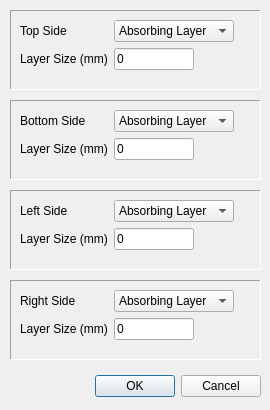
<?xml version="1.0" encoding="UTF-8"?>
<ui version="4.0">
 <class>boundarySetupDialog</class>
 <widget class="QDialog" name="boundarySetupDialog">
  <property name="geometry">
   <rect>
    <x>0</x>
    <y>0</y>
    <width>270</width>
    <height>410</height>
   </rect>
  </property>
  <property name="minimumSize">
   <size>
    <width>270</width>
    <height>410</height>
   </size>
  </property>
  <property name="maximumSize">
   <size>
    <width>270</width>
    <height>410</height>
   </size>
  </property>
  <property name="windowTitle">
   <string>Boundary Conditions Setup</string>
  </property>
  <property name="windowIcon">
   <iconset resource="resources.qrc">
    <normaloff>:/boundary.png</normaloff>:/boundary.png</iconset>
  </property>
  <property name="locale">
   <locale language="English" country="UnitedStates"/>
  </property>
  <widget class="QDialogButtonBox" name="buttonBox">
   <property name="geometry">
    <rect>
     <x>70</x>
     <y>370</y>
     <width>191</width>
     <height>32</height>
    </rect>
   </property>
   <property name="focusPolicy">
    <enum>Qt::NoFocus</enum>
   </property>
   <property name="orientation">
    <enum>Qt::Horizontal</enum>
   </property>
   <property name="standardButtons">
    <set>QDialogButtonBox::Cancel|QDialogButtonBox::Ok</set>
   </property>
  </widget>
  <widget class="QFrame" name="frame">
   <property name="geometry">
    <rect>
     <x>10</x>
     <y>10</y>
     <width>251</width>
     <height>80</height>
    </rect>
   </property>
   <property name="frameShape">
    <enum>QFrame::Panel</enum>
   </property>
   <property name="frameShadow">
    <enum>QFrame::Sunken</enum>
   </property>
   <widget class="QWidget" name="formLayoutWidget">
    <property name="geometry">
     <rect>
      <x>10</x>
      <y>10</y>
      <width>231</width>
      <height>63</height>
     </rect>
    </property>
    <layout class="QFormLayout" name="formLayout">
     <property name="fieldGrowthPolicy">
      <enum>QFormLayout::FieldsStayAtSizeHint</enum>
     </property>
     <item row="1" column="0">
      <widget class="QLabel" name="topSideLabel">
       <property name="text">
        <string>Top Side</string>
       </property>
      </widget>
     </item>
     <item row="1" column="1">
      <widget class="QComboBox" name="topComboBox">
       <property name="minimumSize">
        <size>
         <width>120</width>
         <height>0</height>
        </size>
       </property>
       <property name="maximumSize">
        <size>
         <width>120</width>
         <height>16777215</height>
        </size>
       </property>
       <property name="focusPolicy">
        <enum>Qt::WheelFocus</enum>
       </property>
       <item>
        <property name="text">
         <string>Absorbing Layer</string>
        </property>
       </item>
       <item>
        <property name="text">
         <string>Air Boundary</string>
        </property>
       </item>
      </widget>
     </item>
     <item row="2" column="0">
      <widget class="QLabel" name="topLayerSizeLabel">
       <property name="text">
        <string>Layer Size (mm)</string>
       </property>
      </widget>
     </item>
     <item row="2" column="1">
      <widget class="QLineEdit" name="topLayerSizeLineEdit">
       <property name="minimumSize">
        <size>
         <width>80</width>
         <height>0</height>
        </size>
       </property>
       <property name="maximumSize">
        <size>
         <width>80</width>
         <height>16777215</height>
        </size>
       </property>
       <property name="text">
        <string>0</string>
       </property>
      </widget>
     </item>
    </layout>
   </widget>
  </widget>
  <widget class="QFrame" name="frame_2">
   <property name="geometry">
    <rect>
     <x>10</x>
     <y>100</y>
     <width>251</width>
     <height>80</height>
    </rect>
   </property>
   <property name="frameShape">
    <enum>QFrame::Panel</enum>
   </property>
   <property name="frameShadow">
    <enum>QFrame::Sunken</enum>
   </property>
   <widget class="QWidget" name="formLayoutWidget_2">
    <property name="geometry">
     <rect>
      <x>10</x>
      <y>10</y>
      <width>231</width>
      <height>63</height>
     </rect>
    </property>
    <layout class="QFormLayout" name="formLayout_2">
     <property name="fieldGrowthPolicy">
      <enum>QFormLayout::FieldsStayAtSizeHint</enum>
     </property>
     <item row="1" column="0">
      <widget class="QLabel" name="topSideLabel_2">
       <property name="text">
        <string>Bottom Side</string>
       </property>
      </widget>
     </item>
     <item row="1" column="1">
      <widget class="QComboBox" name="bottomComboBox">
       <property name="minimumSize">
        <size>
         <width>120</width>
         <height>0</height>
        </size>
       </property>
       <property name="maximumSize">
        <size>
         <width>120</width>
         <height>16777215</height>
        </size>
       </property>
       <item>
        <property name="text">
         <string>Absorbing Layer</string>
        </property>
       </item>
       <item>
        <property name="text">
         <string>Air Boundary</string>
        </property>
       </item>
      </widget>
     </item>
     <item row="2" column="0">
      <widget class="QLabel" name="bottomLayerSizeLabel">
       <property name="text">
        <string>Layer Size (mm)</string>
       </property>
      </widget>
     </item>
     <item row="2" column="1">
      <widget class="QLineEdit" name="bottomLayerSizeLineEdit">
       <property name="minimumSize">
        <size>
         <width>80</width>
         <height>0</height>
        </size>
       </property>
       <property name="maximumSize">
        <size>
         <width>80</width>
         <height>16777215</height>
        </size>
       </property>
       <property name="text">
        <string>0</string>
       </property>
      </widget>
     </item>
    </layout>
   </widget>
  </widget>
  <widget class="QFrame" name="frame_3">
   <property name="geometry">
    <rect>
     <x>10</x>
     <y>190</y>
     <width>251</width>
     <height>80</height>
    </rect>
   </property>
   <property name="frameShape">
    <enum>QFrame::Panel</enum>
   </property>
   <property name="frameShadow">
    <enum>QFrame::Sunken</enum>
   </property>
   <widget class="QWidget" name="formLayoutWidget_3">
    <property name="geometry">
     <rect>
      <x>10</x>
      <y>10</y>
      <width>231</width>
      <height>63</height>
     </rect>
    </property>
    <layout class="QFormLayout" name="formLayout_3">
     <property name="fieldGrowthPolicy">
      <enum>QFormLayout::FieldsStayAtSizeHint</enum>
     </property>
     <item row="1" column="0">
      <widget class="QLabel" name="topSideLabel_3">
       <property name="text">
        <string>Left Side</string>
       </property>
      </widget>
     </item>
     <item row="1" column="1">
      <widget class="QComboBox" name="leftComboBox">
       <property name="minimumSize">
        <size>
         <width>120</width>
         <height>0</height>
        </size>
       </property>
       <property name="maximumSize">
        <size>
         <width>120</width>
         <height>16777215</height>
        </size>
       </property>
       <item>
        <property name="text">
         <string>Absorbing Layer</string>
        </property>
       </item>
       <item>
        <property name="text">
         <string>Air Boundary</string>
        </property>
       </item>
      </widget>
     </item>
     <item row="2" column="0">
      <widget class="QLabel" name="leftLayerSizeLabel">
       <property name="text">
        <string>Layer Size (mm)</string>
       </property>
      </widget>
     </item>
     <item row="2" column="1">
      <widget class="QLineEdit" name="leftLayerSizeLineEdit">
       <property name="minimumSize">
        <size>
         <width>80</width>
         <height>0</height>
        </size>
       </property>
       <property name="maximumSize">
        <size>
         <width>80</width>
         <height>16777215</height>
        </size>
       </property>
       <property name="text">
        <string>0</string>
       </property>
      </widget>
     </item>
    </layout>
   </widget>
  </widget>
  <widget class="QFrame" name="frame_4">
   <property name="geometry">
    <rect>
     <x>10</x>
     <y>280</y>
     <width>251</width>
     <height>80</height>
    </rect>
   </property>
   <property name="frameShape">
    <enum>QFrame::Panel</enum>
   </property>
   <property name="frameShadow">
    <enum>QFrame::Sunken</enum>
   </property>
   <widget class="QWidget" name="formLayoutWidget_4">
    <property name="geometry">
     <rect>
      <x>10</x>
      <y>10</y>
      <width>231</width>
      <height>63</height>
     </rect>
    </property>
    <layout class="QFormLayout" name="formLayout_4">
     <property name="fieldGrowthPolicy">
      <enum>QFormLayout::FieldsStayAtSizeHint</enum>
     </property>
     <item row="1" column="0">
      <widget class="QLabel" name="topSideLabel_4">
       <property name="text">
        <string>Right Side</string>
       </property>
      </widget>
     </item>
     <item row="1" column="1">
      <widget class="QComboBox" name="rightComboBox">
       <property name="minimumSize">
        <size>
         <width>120</width>
         <height>0</height>
        </size>
       </property>
       <property name="maximumSize">
        <size>
         <width>120</width>
         <height>16777215</height>
        </size>
       </property>
       <item>
        <property name="text">
         <string>Absorbing Layer</string>
        </property>
       </item>
       <item>
        <property name="text">
         <string>Air Boundary</string>
        </property>
       </item>
      </widget>
     </item>
     <item row="2" column="0">
      <widget class="QLabel" name="rightLayerSizeLabel">
       <property name="text">
        <string>Layer Size (mm)</string>
       </property>
      </widget>
     </item>
     <item row="2" column="1">
      <widget class="QLineEdit" name="rightLayerSizeLineEdit">
       <property name="minimumSize">
        <size>
         <width>80</width>
         <height>0</height>
        </size>
       </property>
       <property name="maximumSize">
        <size>
         <width>80</width>
         <height>16777215</height>
        </size>
       </property>
       <property name="text">
        <string>0</string>
       </property>
      </widget>
     </item>
    </layout>
   </widget>
  </widget>
 </widget>
 <resources>
  <include location="resources.qrc"/>
 </resources>
 <connections>
  <connection>
   <sender>buttonBox</sender>
   <signal>accepted()</signal>
   <receiver>boundarySetupDialog</receiver>
   <slot>accept()</slot>
   <hints>
    <hint type="sourcelabel">
     <x>248</x>
     <y>254</y>
    </hint>
    <hint type="destinationlabel">
     <x>157</x>
     <y>274</y>
    </hint>
   </hints>
  </connection>
  <connection>
   <sender>buttonBox</sender>
   <signal>rejected()</signal>
   <receiver>boundarySetupDialog</receiver>
   <slot>reject()</slot>
   <hints>
    <hint type="sourcelabel">
     <x>316</x>
     <y>260</y>
    </hint>
    <hint type="destinationlabel">
     <x>286</x>
     <y>274</y>
    </hint>
   </hints>
  </connection>
 </connections>
</ui>
